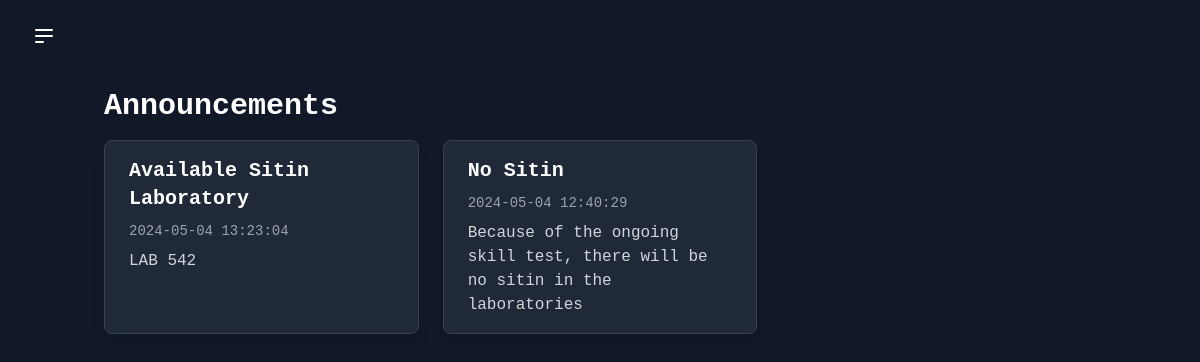
Screenshot of /view_a.php with the database file from the repository.
### tables this page shows
CREATE TABLE "announcements" (
	"id"	INTEGER UNIQUE,
	"title"	TEXT NOT NULL,
	"content"	TEXT NOT NULL,
	"created_at"	INTEGER NOT NULL,
	PRIMARY KEY("id" AUTOINCREMENT)
);

### view_a.php (the view, shortened to what this page needs)
<?php
$db = new SQLite3('sitin.db');
$query = $db->query("
    SELECT * FROM announcements ORDER BY created_at DESC
");
if ($query) {
    $announcements = [];
    while ($row = $query->fetchArray(SQLITE3_ASSOC)) {
        $announcements[] = $row;
    }
} else {
    $announcements = [];
}
?>
<!DOCTYPE html>
<html lang="en">
<head>
    <link href="https://cdn.jsdelivr.net/npm/tailwindcss@2.2.16/dist/tailwind.min.css" rel="stylesheet">
    <link href="https://cdnjs.cloudflare.com/ajax/libs/font-awesome/5.15.4/css/all.min.css" rel="stylesheet">
</head>
<body class="flex min-h-screen bg-gray-900 font-mono text-white">
    <div class="flex-1 px-8 py-6">
        <button id="menu-toggle" class="focus:outline-none">
            <svg class="h-6 w-6 text-white hover:text-gray-900" viewBox="0 0 24 24" fill="none" xmlns="http://www.w3.org/2000/svg">
                <path d="M4 6H20M4 12H20M4 18H11Z" stroke="currentColor" stroke-width="2" stroke-linecap="round" stroke-linejoin="round"></path>
            </svg>
        </button>
    <div class="container mx-auto px-4 py-8">
        <h1 class="text-3xl font-bold mb-4">Announcements</h1>
        <?php if (!empty($announcements)): ?>
                <div class="grid grid-cols-1 gap-6 sm:grid-cols-2 lg:grid-cols-3">
                    <?php foreach ($announcements as $announcement): ?>
                        <div class="bg-gray-800 border border-gray-700 rounded-lg overflow-hidden shadow-lg">
                            <div class="px-6 py-4">
                                <h3 class="text-xl font-semibold mb-2"><?php echo $announcement['title']; ?></h3>
                                <p class="text-gray-400 text-sm"><?php echo $announcement['created_at']; ?></p>
                                <p class="text-gray-300 mt-2"><?php echo $announcement['content']; ?></p>
                            </div>
                        </div>
                    <?php endforeach; ?>
                </div>
        <?php else: ?>
            <p>No announcements available.</p>
        <?php endif; ?>
    </div>
</body>
</html>

### rows the page displays
announcements: title "Available Sitin Laboratory", created_at "2024-05-04 13:23:04", content "LAB 542"
announcements: title "No Sitin", created_at "2024-05-04 12:40:29", content "Because of the ongoing skill test, there will be no sitin in the laboratories"
